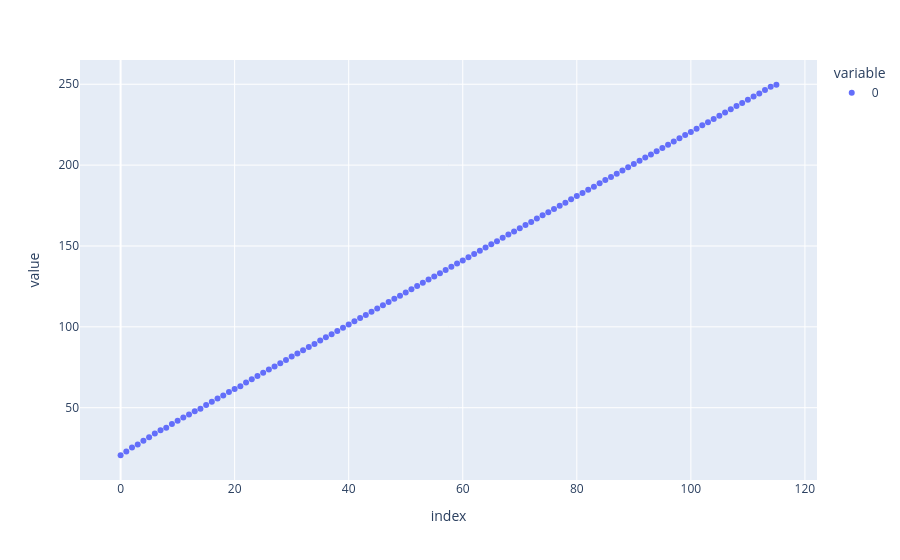

The code cell stored with this chart in its notebook:
### Markdown cell above
# SC5782

### Code cell
Exp = BM26_experiment(r'\\Synology\Data\2026\SC5781\RAW_DATA\LL_samples\LL_samples_LL241_Heating_250C')

T_241_heat = Exp.get_T_profile()
px.scatter(T_241_heat)

### Figure 1 — Plotly figure (JSON) as saved in the notebook; plotly's stock layout.template omitted (floating-point values rounded to 4 significant figures)
{"data": [{"hovertemplate": "variable=0<br>index=%{x}<br>value=%{y}<extra></extra>", "legendgroup": "0", "marker": {"color": "#636efa", "symbol": "circle"}, "mode": "markers", "name": "0", "orientation": "v", "showlegend": true, "type": "scatter", "x": [0, 1, 2, 3, 4, 5, 6, 7, 8, 9, 10, 11, 12, 13, 14, 15, 16, 17, 18, 19, 20, 21, 22, 23, 24, 25, 26, 27, 28, 29, 30, 31, 32, 33, 34, 35, 36, 37, 38, 39, 40, 41, 42, 43, 44, 45, 46, 47, 48, 49, 50, 51, 52, 53, 54, 55, 56, 57, 58, 59, 60, 61, 62, 63, 64, 65, 66, 67, 68, 69, 70, 71, 72, 73, 74, 75, 76, 77, 78, 79, 80, 81, 82, 83, 84, 85, 86, 87, 88, 89, 90, 91, 92, 93, 94, 95, 96, 97, 98, 99, 100, 101, 102, 103, 104, 105, 106, 107, 108, 109, 110, 111, 112, 113, 114, 115], "xaxis": "x", "y": [20.6, 22.9, 25.4, 27.3, 29.6, 31.8, 34.0, 36.0, 37.6, 39.9, 41.9, 43.9, 45.8, 47.8, 49.4, 51.7, 53.7, 55.7, 57.6, 59.7, 61.6, 63.3, 65.6, 67.6, 69.6, 71.6, 73.6, 75.5, 77.5, 79.5, 81.6, 83.5, 85.5, 87.5, 89.4, 91.5, 93.5, 95.4, 97.4, 99.4, 101.5, 103.4, 105.4, 107.3, 109.3, 111.4, 113.3, 115.3, 117.3, 119.2, 121.2, 123.3, 125.2, 127.2, 129.2, 131.1, 133.2, 135.2, 137.1, 139.1, 141.1, 143.0, 145.1, 147.1, 149.1, 151.0, 153.0, 155.1, 157.1, 159.0, 161.0, 163.0, 164.9, 167.0, 169.0, 170.9, 172.9, 174.9, 176.8, 178.9, 180.9, 182.8, 184.8, 186.7, 188.8, 190.8, 192.7, 194.7, 196.7, 198.7, 200.7, 202.7, 204.7, 206.6, 208.6, 210.6, 212.6, 214.6, 216.6, 218.6, 220.5, 222.5, 224.6, 226.5, 228.5, 230.5, 232.5, 234.5, 236.5, 238.4, 240.4, 242.4, 244.3, 246.4, 248.4, 249.7], "yaxis": "y"}], "layout": {"legend": {"title": {"text": "variable"}, "tracegroupgap": 0}, "margin": {"t": 60}, "xaxis": {"anchor": "y", "domain": [0, 1], "title": {"text": "index"}}, "yaxis": {"anchor": "x", "domain": [0, 1], "title": {"text": "value"}}}}
